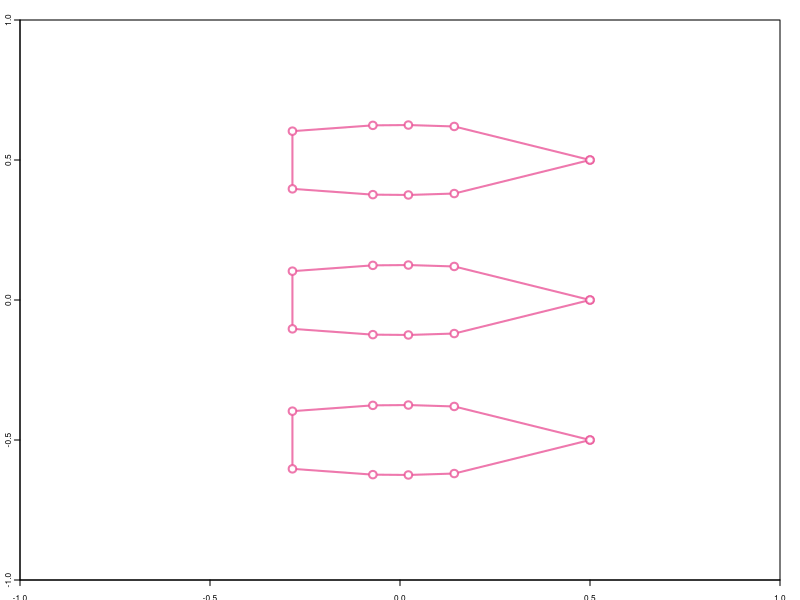
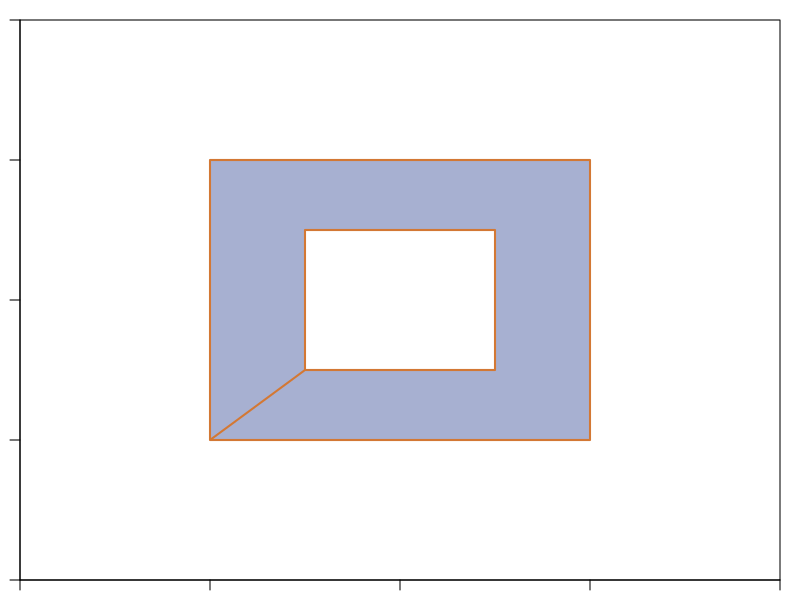

Generate these figures, in order, with R:
# General functions
polar_to_cartesian <- function(r,phi){
	x <- r*cos(phi)
	y <- r*sin(phi)
	return(list(x=x,y=y))
}

figure_perimeter <- function(shape, center_x, center_y, width, height){
	if(shape=='ellipse'){
		a <- width/2
		b <- height/2
		theta <- seq(0,2*pi,length.out=10)
		radius <- (a*b)/(sqrt((b*cos(theta))^2+(a*sin(theta))^2))
		at_origin <- polar_to_cartesian(radius,theta)
		x <- at_origin$x+center_x 
		y <- at_origin$y+center_y
	}
	else if(shape=='diamond'){
		x <- c(center_x-width/2,center_x,center_x+width/2,center_x,center_x-width/2)
		y <- c(center_y,center_y-height/2,center_y,center_y+height/2,center_y)
	}
	else if(shape=='rectangle'){
		x <- c(center_x-width/2,rep(center_x+width/2,2),center_x-width/2,center_x-width/2)
		y <- c(rep(center_y+c(-1,1)*height/2,each=2),center_y-height/2)
	}
	return(list(x=x,y=y))
}

figure_list <- function(n_figures,...){
	if(n_figures==1){
		y_centers <- c(0)
	}
	if(n_figures==2){
		y_centers <- c(-.5,.5)
	}
	if(n_figures==3){
		y_centers <- c(-.5,0,.5)
	}
	fl <- vector(mode='list',length=n_figures)	
	for(f in 1:n_figures){
		fl[[f]] <- figure_perimeter(...,
				center_x=0,center_y=y_centers[f],
				width=1,height=0.25)
	}
	return(fl)
}

draw_perimeters <- function(fl){
	for(f in 1:length(fl)){
		lines(fl[[f]]$x,fl[[f]]$y,
		type='o',pch=21,bg='#ffffff',
		lwd=2,col='#e95698cc')
	}
}

blank_polygons <- function(perimenters){

}


# Figure testing:
try(dev.off())
x11(width=2.5,height=3.5)
par(mar=rep(1,4),xaxs='i',yaxs='i',tck=-0.01,mgp=c(3,0.25,0),
	cex.axis=0.5)
plot(NULL,xlim=c(-1,1),ylim=c(-1,1))
draw_perimeters(figure_list(3,shape='ellipse'))
#fp <- figure_perimeter('rectangle',center_x=0.25,center_y=-0.5,width=1.5,height=1)
#polygon(fp$x,fp$y,border='red',lwd=2,col='#44558889')	


make_card <- function(){
	par(mar=rep(1,4),xaxs='i',yaxs='i')
	plot(NULL,xlim=c(-1,1),ylim=c(-1,1))
	x <- c(-.5,.5,.5,-.5,-.5,-.25,-.25,.25,.25,-.25)
	y <- c(-.5,-.5,.5,.5,-.5,-.25,.25,.25,-.25,-.25)
	polygon(x,y,col='#44589e78',lwd=2,border='#d37834')

	# 0. Choose color ['#color1','#color2','#color3']
	# 1. Fill card with texture ['blank','solid','lines']
	# 2. Draw figure(s) ['ellipse','diamond','rectangle']
	# 	2a. Get figure(s) perimeter coordinates
	# 	2b. Draw blank polygons surrounding figurei(s)
	# 	2c. Draw figure(s) lines

}
png(file='Cards/card.png',width=2.5,height=3.5,units='in',res=500)
make_card()
dev.off()
